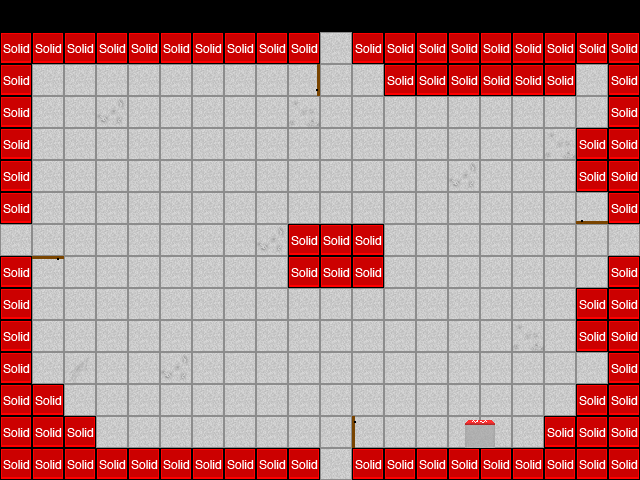

Rendered tile map (Tiled .tmx) drawn with the repository's tilesets; below, a short description and the map source with its tile grids summarised:
An orthogonal 20x15 tile map with 32x32 px tiles, 2 tile layers (Tile Layer 1, collision), 2 tilesets and 5 objects (mainPlayer, doorRight, doorUp, doorLeft, doorDown).

<map version="1.0" orientation="orthogonal" width="20" height="15" tilewidth="32" tileheight="32">
 <tileset firstgid="1" name="metatiles32x32" tilewidth="32" tileheight="32">
  <image source="../img/map/metatiles32x32.png" width="288" height="32" />
  <tile id="0">
   <properties>
    <property name="type" value="solid" />
   </properties>
  </tile>
  <tile id="5">
   <properties>
    <property name="type" value="doorRight" />
   </properties>
  </tile>
  <tile id="6">
   <properties>
    <property name="type" value="doorUp" />
   </properties>
  </tile>
  <tile id="7">
   <properties>
    <property name="type" value="doorDown" />
   </properties>
  </tile>
  <tile id="8">
   <properties>
    <property name="type" value="doorLeft" />
   </properties>
  </tile>
 </tileset>
 <tileset firstgid="10" name="Terrain" tilewidth="32" tileheight="32">
  <image source="../img/map/Terrain.png" width="256" height="256" />
  <terraintypes>
   <terrain name="New Terrain" tile="-1" />
  </terraintypes>
 </tileset>
 <layer name="Tile Layer 1" width="20" height="15">
  <data>[300 cells, 278 non-empty, 24 distinct tile ids]</data>
 </layer>
 <layer name="collision" width="20" height="15">
  <data>[300 cells, 82 non-empty, 1 distinct tile ids]</data>
 </layer>
 <objectgroup name="Object Layer 1" width="20" height="15">
  <object name="mainPlayer" x="96" y="192" width="32" height="32">
   <properties>
    <property name="image" value="Main_char" />
    <property name="spritewidth" value="64" />
   </properties>
  </object>
 </objectgroup>
 <objectgroup name="doors" width="20" height="15">
  <object name="doorRight" x="576" y="224" width="28" height="28" />
  <object name="doorUp" x="320" y="64" width="29" height="28">
   <properties>
    <property name="type" value="door" />
   </properties>
  </object>
  <object name="doorLeft" x="32" y="224" width="29" height="27">
   <properties>
    <property name="type" value="door" />
   </properties>
  </object>
  <object name="doorDown" x="320" y="416" width="29" height="30">
   <properties>
    <property name="type" value="door" />
   </properties>
  </object>
 </objectgroup>
</map>
